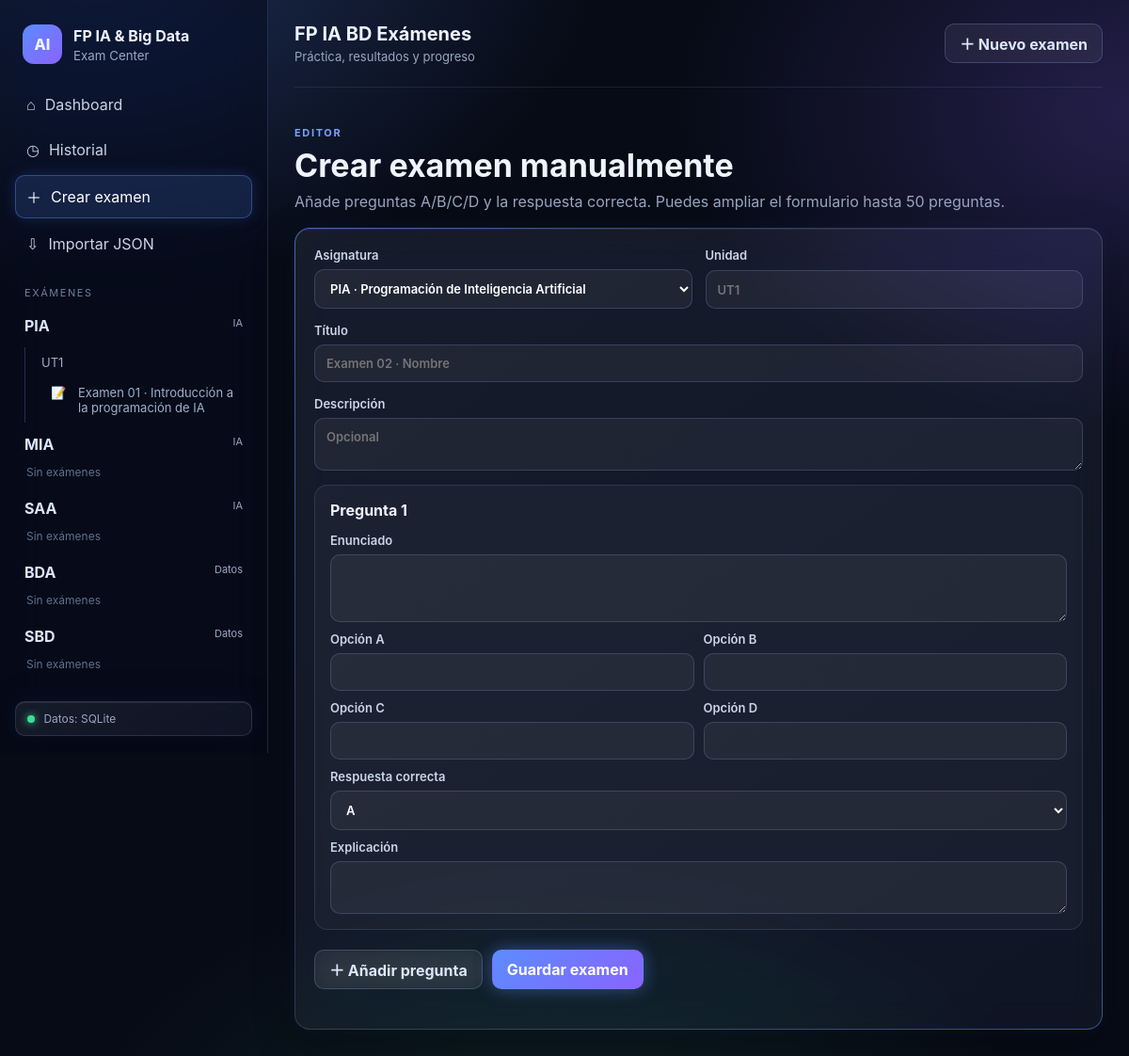
/?page=create, run on the app's committed database.
### tables this page shows
CREATE TABLE exams (
                id INTEGER PRIMARY KEY AUTOINCREMENT,
                module_code TEXT NOT NULL,
                unit_code TEXT NOT NULL,
                title TEXT NOT NULL,
                description TEXT NOT NULL DEFAULT '',
                created_at TEXT NOT NULL
            );

CREATE TABLE modules (
                code TEXT PRIMARY KEY,
                name TEXT NOT NULL,
                block_name TEXT NOT NULL
            );

### app/bootstrap.php (called while the page is built, shortened)
<?php
require_once __DIR__ . '/helpers.php';
require_once __DIR__ . '/storage.php';
$storage = new Storage(dirname(__DIR__) . '/data');
$modules = $storage->modules();
$exams = $storage->exams();
function current_page(): string {
    return $_GET['page'] ?? 'dashboard';
}
function nav_tree(array $modules, array $exams): array {
    $tree = [];
    foreach ($modules as $m) {
        $tree[$m['code']] = ['name'=>$m['name'],'block'=>$m['block'],'units'=>[]];
    }
    foreach ($exams as $exam) {
        $code = $exam['module_code'];
        $unit = $exam['unit_code'];
        $tree[$code]['units'][$unit] ??= [];
        $tree[$code]['units'][$unit][] = $exam;
    }
    return $tree;
}

### app/storage.php (called while the page is built, shortened)
<?php
final class Storage {
    private bool $sqlite = false;
    private ?PDO $pdo = null;
    public function __construct(string $dataDir) {
        if (extension_loaded('pdo_sqlite')) {
            try {
                $this->pdo = new PDO('sqlite:' . $dataDir . '/fp_examenes.sqlite');
                $this->pdo->setAttribute(PDO::ATTR_ERRMODE, PDO::ERRMODE_EXCEPTION);
                $this->pdo->setAttribute(PDO::ATTR_DEFAULT_FETCH_MODE, PDO::FETCH_ASSOC);
                $this->sqlite = true;
                $this->initSqlite();
                return;
            } catch (Throwable $e) {
                $this->sqlite = false;
                $this->pdo = null;
            }
        }
    }
    public function mode(): string {
        return $this->sqlite ? 'SQLite' : 'JSON (compatibilidad)';
    }
    private function initSqlite(): void {
        $sql = [
            "CREATE TABLE IF NOT EXISTS modules (
                code TEXT PRIMARY KEY,
                name TEXT NOT NULL,
                block_name TEXT NOT NULL
            )",
            "CREATE TABLE IF NOT EXISTS exams (
                id INTEGER PRIMARY KEY AUTOINCREMENT,
                module_code TEXT NOT NULL,
                unit_code TEXT NOT NULL,
                title TEXT NOT NULL,
                description TEXT NOT NULL DEFAULT '',
                created_at TEXT NOT NULL
            )",
            "CREATE TABLE IF NOT EXISTS questions (
                id INTEGER PRIMARY KEY AUTOINCREMENT,
                exam_id INTEGER NOT NULL,
                position INTEGER NOT NULL,
                text TEXT NOT NULL,
                option_a TEXT NOT NULL,
                option_b TEXT NOT NULL,
                option_c TEXT NOT NULL,
                option_d TEXT NOT NULL,
                correct_answer TEXT NOT NULL,
                explanation TEXT NOT NULL DEFAULT ''
            )",
            "CREATE TABLE IF NOT EXISTS attempts (
                id INTEGER PRIMARY KEY AUTOINCREMENT,
                exam_id INTEGER NOT NULL,
                started_at TEXT NOT NULL,
                finished_at TEXT NOT NULL,
                duration_seconds INTEGER NOT NULL DEFAULT 0,
                score REAL NOT NULL,
                correct_count INTEGER NOT NULL,
                total_count INTEGER NOT NULL
            )",
            "CREATE TABLE IF NOT EXISTS attempt_answers (
                attempt_id INTEGER NOT NULL,
                question_id INTEGER NOT NULL,
                selected_answer TEXT,
                is_correct INTEGER NOT NULL,
                PRIMARY KEY (attempt_id, question_id)
            )"
        ];
        foreach ($sql as $statement) $this->pdo->exec($statement);
        $count = (int)$this->pdo->query("SELECT COUNT(*) FROM exams")->fetchColumn();
    }
    public function modules(): array {
        if ($this->sqlite) {
            return $this->pdo->query("SELECT code,name,block_name AS block FROM modules ORDER BY CASE code WHEN 'PIA' THEN 1 WHEN 'MIA' THEN 2 WHEN 'SAA' THEN 3 WHEN 'BDA' THEN 4 ELSE 5 END")->fetchAll();
        }
        return $this->readJson()['modules'] ?? [];
    }
    public function exams(): array {
        if ($this->sqlite) {
            $rows = $this->pdo->query("SELECT e.*, (SELECT COUNT(*) FROM questions q WHERE q.exam_id=e.id) AS question_count FROM exams e ORDER BY module_code, unit_code, id")->fetchAll();
            return $rows;
        }
        $out = [];
        return $out;
    }
}

### app/helpers.php (called while the page is built, shortened)
<?php
function e(string $value): string {
    return htmlspecialchars($value, ENT_QUOTES | ENT_SUBSTITUTE, 'UTF-8');
}

### pages/create.php (the view, shortened to what this page needs)
<section class="section-title">
    <span class="eyebrow">EDITOR</span>
    <h2>Crear examen manualmente</h2>
    <p>Añade preguntas A/B/C/D y la respuesta correcta. Puedes ampliar el formulario hasta 50 preguntas.</p>
</section>
<form method="post" class="panel form-stack" id="createExamForm">
    <div class="form-grid">
        <label>Asignatura
            <select name="module_code" required>
                <?php foreach ($modules as $m): ?><option value="<?= e($m['code']) ?>"><?= e($m['code'].' · '.$m['name']) ?></option><?php endforeach; ?>
            </select>
        </label>
        <label>Unidad
            <input name="unit_code" placeholder="UT1" required>
        </label>
    </div>
    <label>Título
        <input name="title" placeholder="Examen 02 · Nombre" required>
    </label>
    <label>Descripción
        <textarea name="description" rows="2" placeholder="Opcional"></textarea>
    </label>
    <div id="questionBuilder"></div>
    <div class="action-row">
        <button class="btn secondary" id="addQuestion" type="button">＋ Añadir pregunta</button>
        <button class="btn primary" type="submit">Guardar examen</button>
    </div>
</form>

### pages/header.php (shortened to what this page needs)
<?php
$tree = nav_tree($modules, $exams);
$page = current_page();
?>
<!doctype html>
<html lang="es">
<head>
<link rel="stylesheet" href="assets/css/style.css">
</head>
<body>
<div class="app-shell">
    <aside class="sidebar" id="sidebar">
        <div class="brand">
            <div class="brand-mark">AI</div>
            <div>
                <strong>FP IA & Big Data</strong>
                <small>Exam Center</small>
            </div>
        </div>
        <nav class="main-nav">
            <a class="<?= $page==='dashboard' ? 'active' : '' ?>" href="?page=dashboard">⌂ <span>Dashboard</span></a>
            <a class="<?= $page==='history' ? 'active' : '' ?>" href="?page=history">◷ <span>Historial</span></a>
            <a class="<?= $page==='create' ? 'active' : '' ?>" href="?page=create">＋ <span>Crear examen</span></a>
            <a class="<?= $page==='import' ? 'active' : '' ?>" href="?page=import">⇩ <span>Importar JSON</span></a>
        </nav>
        <div class="sidebar-label">EXÁMENES</div>
        <div class="exam-tree">
        <?php foreach ($tree as $code=>$m): ?>
            <details open>
                <summary><strong><?= e($code) ?></strong><span><?= e($m['block']) ?></span></summary>
                <?php if (!$m['units']): ?>
                    <div class="empty-tree">Sin exámenes</div>
                <?php else: ?>
                    <?php foreach ($m['units'] as $unit=>$unitExams): ?>
                        <details open class="unit">
                            <summary><?= e($unit) ?></summary>
                            <?php foreach ($unitExams as $exam): ?>
                                <a href="?page=exam&id=<?= (int)$exam['id'] ?>">
                                    <span>📝</span>
                                    <span><?= e($exam['title']) ?></span>
                                </a>
                            <?php endforeach; ?>
                        </details>
                    <?php endforeach; ?>
                <?php endif; ?>
            </details>
        <?php endforeach; ?>
        </div>
        <div class="storage-mode">
            <span class="dot"></span>
            Datos: <?= e($storage->mode()) ?>
        </div>
    </aside>
    <main class="content">
        <header class="topbar">
            <div>
                <h1>FP IA BD Exámenes</h1>
                <p>Práctica, resultados y progreso</p>
            </div>
            <div class="top-actions">
                <a class="btn secondary" href="?page=create">＋ Nuevo examen</a>
            </div>
        </header>

### data on the page
modules: block_name "IA"
exams: module_code "PIA", unit_code "UT1", title "Examen 01 · Introducción a la programación de IA"
modules: code "MIA", block_name "IA", shows "Sin exámenes"
modules: code "SAA", block_name "IA", shows "Sin exámenes"
modules: code "BDA", block_name "Datos", shows "Sin exámenes"
modules: code "SBD", block_name "Datos", shows "Sin exámenes"

### other printed values
$storage->mode() "SQLite"
form field module_code "PIA · Programación de Inteligencia Artificial"
